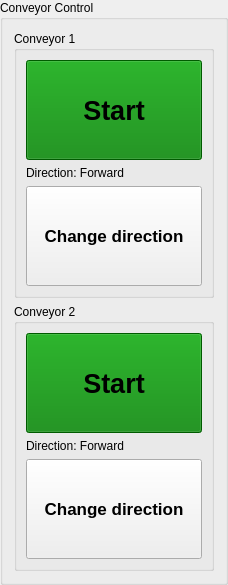
     <widget class="QGroupBox" name="groupBox">
      <property name="title">
       <string>Conveyor Control</string>
      </property>
      <layout class="QVBoxLayout" name="verticalLayout">
       <item>
        <widget class="QGroupBox" name="groupBox_3">
         <property name="minimumSize">
          <size>
           <width>200</width>
           <height>0</height>
          </size>
         </property>
         <property name="title">
          <string>Conveyor 1</string>
         </property>
         <layout class="QVBoxLayout" name="verticalLayout_3">
          <item>
           <widget class="QPushButton" name="btn_con1_start">
            <property name="minimumSize">
             <size>
              <width>100</width>
              <height>100</height>
             </size>
            </property>
            <property name="palette">
             <palette>
              <active>
               <colorrole role="WindowText">
                <brush brushstyle="SolidPattern">
                 <color alpha="255">
                  <red>0</red>
                  <green>0</green>
                  <blue>0</blue>
                 </color>
                </brush>
               </colorrole>
               <colorrole role="Button">
                <brush brushstyle="SolidPattern">
                 <color alpha="255">
                  <red>0</red>
                  <green>128</green>
                  <blue>0</blue>
                 </color>
                </brush>
               </colorrole>
               <colorrole role="Light">
                <brush brushstyle="SolidPattern">
                 <color alpha="255">
                  <red>112</red>
                  <green>255</green>
                  <blue>106</blue>
                 </color>
                </brush>
               </colorrole>
               <colorrole role="Midlight">
                <brush brushstyle="SolidPattern">
                 <color alpha="255">
                  <red>72</red>
                  <green>239</green>
                  <blue>64</blue>
                 </color>
                </brush>
               </colorrole>
               <colorrole role="Dark">
                <brush brushstyle="SolidPattern">
                 <color alpha="255">
                  <red>16</red>
                  <green>111</green>
                  <blue>11</blue>
                 </color>
                </brush>
               </colorrole>
               <colorrole role="Mid">
                <brush brushstyle="SolidPattern">
                 <color alpha="255">
                  <red>21</red>
                  <green>149</green>
                  <blue>15</blue>
                 </color>
                </brush>
               </colorrole>
               <colorrole role="Text">
                <brush brushstyle="SolidPattern">
                 <color alpha="255">
                  <red>0</red>
                  <green>0</green>
                  <blue>0</blue>
                 </color>
                </brush>
               </colorrole>
               <colorrole role="BrightText">
                <brush brushstyle="SolidPattern">
                 <color alpha="255">
                  <red>255</red>
                  <green>255</green>
                  <blue>255</blue>
                 </color>
                </brush>
               </colorrole>
               <colorrole role="ButtonText">
                <brush brushstyle="SolidPattern">
                 <color alpha="255">
                  <red>0</red>
                  <green>0</green>
                  <blue>0</blue>
                 </color>
                </brush>
               </colorrole>
               <colorrole role="Base">
                <brush brushstyle="SolidPattern">
                 <color alpha="255">
                  <red>0</red>
                  <green>128</green>
                  <blue>0</blue>
                 </color>
                </brush>
               </colorrole>
               <colorrole role="Window">
                <brush brushstyle="SolidPattern">
                 <color alpha="255">
                  <red>0</red>
                  <green>128</green>
                  <blue>0</blue>
                 </color>
                </brush>
               </colorrole>
               <colorrole role="Shadow">
                <brush brushstyle="SolidPattern">
                 <color alpha="255">
                  <red>0</red>
                  <green>0</green>
                  <blue>0</blue>
                 </color>
                </brush>
               </colorrole>
               <colorrole role="Highlight">
                <brush brushstyle="SolidPattern">
                 <color alpha="255">
                  <red>240</red>
                  <green>227</green>
                  <blue>70</blue>
                 </color>
                </brush>
               </colorrole>
               <colorrole role="AlternateBase">
                <brush brushstyle="SolidPattern">
                 <color alpha="255">
                  <red>143</red>
                  <green>239</green>
                  <blue>139</blue>
                 </color>
                </brush>
               </colorrole>
               <colorrole role="ToolTipBase">
                <brush brushstyle="SolidPattern">
                 <color alpha="255">
                  <red>255</red>
                  <green>255</green>
                  <blue>220</blue>
                 </color>
                </brush>
               </colorrole>
               <colorrole role="ToolTipText">
                <brush brushstyle="SolidPattern">
                 <color alpha="255">
                  <red>0</red>
                  <green>0</green>
                  <blue>0</blue>
                 </color>
                </brush>
               </colorrole>
              </active>
              <inactive>
               <colorrole role="WindowText">
                <brush brushstyle="SolidPattern">
                 <color alpha="255">
                  <red>0</red>
                  <green>0</green>
                  <blue>0</blue>
                 </color>
                </brush>
               </colorrole>
               <colorrole role="Button">
                <brush brushstyle="SolidPattern">
                 <color alpha="255">
                  <red>0</red>
                  <green>128</green>
                  <blue>0</blue>
                 </color>
                </brush>
               </colorrole>
               <colorrole role="Light">
                <brush brushstyle="SolidPattern">
                 <color alpha="255">
                  <red>112</red>
                  <green>255</green>
                  <blue>106</blue>
                 </color>
                </brush>
               </colorrole>
               <colorrole role="Midlight">
                <brush brushstyle="SolidPattern">
                 <color alpha="255">
                  <red>72</red>
                  <green>239</green>
                  <blue>64</blue>
                 </color>
                </brush>
               </colorrole>
               <colorrole role="Dark">
                <brush brushstyle="SolidPattern">
                 <color alpha="255">
                  <red>16</red>
                  <green>111</green>
                  <blue>11</blue>
                 </color>
                </brush>
               </colorrole>
               <colorrole role="Mid">
                <brush brushstyle="SolidPattern">
                 <color alpha="255">
                  <red>21</red>
                  <green>149</green>
                  <blue>15</blue>
                 </color>
                </brush>
               </colorrole>
               <colorrole role="Text">
                <brush brushstyle="SolidPattern">
                 <color alpha="255">
                  <red>0</red>
                  <green>0</green>
                  <blue>0</blue>
                 </color>
                </brush>
               </colorrole>
               <colorrole role="BrightText">
                <brush brushstyle="SolidPattern">
                 <color alpha="255">
                  <red>255</red>
                  <green>255</green>
                  <blue>255</blue>
                 </color>
                </brush>
               </colorrole>
               <colorrole role="ButtonText">
                <brush brushstyle="SolidPattern">
                 <color alpha="255">
                  <red>0</red>
                  <green>0</green>
                  <blue>0</blue>
                 </color>
                </brush>
               </colorrole>
               <colorrole role="Base">
                <brush brushstyle="SolidPattern">
                 <color alpha="255">
                  <red>0</red>
                  <green>128</green>
                  <blue>0</blue>
                 </color>
                </brush>
               </colorrole>
               <colorrole role="Window">
                <brush brushstyle="SolidPattern">
                 <color alpha="255">
                  <red>0</red>
                  <green>128</green>
                  <blue>0</blue>
                 </color>
                </brush>
               </colorrole>
               <colorrole role="Shadow">
                <brush brushstyle="SolidPattern">
                 <color alpha="255">
                  <red>0</red>
                  <green>0</green>
                  <blue>0</blue>
                 </color>
                </brush>
               </colorrole>
               <colorrole role="Highlight">
                <brush brushstyle="SolidPattern">
                 <color alpha="255">
                  <red>240</red>
                  <green>227</green>
                  <blue>70</blue>
                 </color>
                </brush>
               </colorrole>
               <colorrole role="AlternateBase">
                <brush brushstyle="SolidPattern">
                 <color alpha="255">
                  <red>143</red>
                  <green>239</green>
                  <blue>139</blue>
                 </color>
                </brush>
               </colorrole>
               <colorrole role="ToolTipBase">
                <brush brushstyle="SolidPattern">
                 <color alpha="255">
                  <red>255</red>
                  <green>255</green>
                  <blue>220</blue>
                 </color>
                </brush>
               </colorrole>
               <colorrole role="ToolTipText">
                <brush brushstyle="SolidPattern">
                 <color alpha="255">
                  <red>0</red>
                  <green>0</green>
                  <blue>0</blue>
                 </color>
                </brush>
               </colorrole>
              </inactive>
              <disabled>
               <colorrole role="WindowText">
                <brush brushstyle="SolidPattern">
                 <color alpha="255">
                  <red>16</red>
                  <green>111</green>
                  <blue>11</blue>
                 </color>
                </brush>
               </colorrole>
               <colorrole role="Button">
                <brush brushstyle="SolidPattern">
                 <color alpha="255">
                  <red>0</red>
                  <green>128</green>
                  <blue>0</blue>
                 </color>
                </brush>
               </colorrole>
               <colorrole role="Light">
                <brush brushstyle="SolidPattern">
                 <color alpha="255">
                  <red>112</red>
                  <green>255</green>
                  <blue>106</blue>
                 </color>
                </brush>
               </colorrole>
               <colorrole role="Midlight">
                <brush brushstyle="SolidPattern">
                 <color alpha="255">
                  <red>72</red>
                  <green>239</green>
                  <blue>64</blue>
                 </color>
                </brush>
               </colorrole>
               <colorrole role="Dark">
                <brush brushstyle="SolidPattern">
                 <color alpha="255">
                  <red>16</red>
                  <green>111</green>
                  <blue>11</blue>
                 </color>
                </brush>
               </colorrole>
               <colorrole role="Mid">
                <brush brushstyle="SolidPattern">
                 <color alpha="255">
                  <red>21</red>
                  <green>149</green>
                  <blue>15</blue>
                 </color>
                </brush>
               </colorrole>
               <colorrole role="Text">
                <brush brushstyle="SolidPattern">
                 <color alpha="255">
                  <red>16</red>
                  <green>111</green>
                  <blue>11</blue>
                 </color>
                </brush>
               </colorrole>
               <colorrole role="BrightText">
                <brush brushstyle="SolidPattern">
                 <color alpha="255">
                  <red>255</red>
                  <green>255</green>
                  <blue>255</blue>
                 </color>
                </brush>
               </colorrole>
               <colorrole role="ButtonText">
                <brush brushstyle="SolidPattern">
                 <color alpha="255">
                  <red>16</red>
                  <green>111</green>
                  <blue>11</blue>
                 </color>
                </brush>
               </colorrole>
               <colorrole role="Base">
                <brush brushstyle="SolidPattern">
                 <color alpha="255">
                  <red>0</red>
                  <green>128</green>
                  <blue>0</blue>
                 </color>
                </brush>
               </colorrole>
               <colorrole role="Window">
                <brush brushstyle="SolidPattern">
                 <color alpha="255">
                  <red>0</red>
                  <green>128</green>
                  <blue>0</blue>
                 </color>
                </brush>
               </colorrole>
               <colorrole role="Shadow">
                <brush brushstyle="SolidPattern">
                 <color alpha="255">
                  <red>0</red>
                  <green>0</green>
                  <blue>0</blue>
                 </color>
                </brush>
               </colorrole>
               <colorrole role="Highlight">
                <brush brushstyle="SolidPattern">
                 <color alpha="255">
                  <red>240</red>
                  <green>240</green>
                  <blue>240</blue>
                 </color>
                </brush>
               </colorrole>
               <colorrole role="AlternateBase">
                <brush brushstyle="SolidPattern">
                 <color alpha="255">
                  <red>32</red>
                  <green>223</green>
                  <blue>23</blue>
                 </color>
                </brush>
               </colorrole>
               <colorrole role="ToolTipBase">
                <brush brushstyle="SolidPattern">
                 <color alpha="255">
                  <red>255</red>
                  <green>255</green>
                  <blue>220</blue>
                 </color>
                </brush>
               </colorrole>
               <colorrole role="ToolTipText">
                <brush brushstyle="SolidPattern">
                 <color alpha="255">
                  <red>0</red>
                  <green>0</green>
                  <blue>0</blue>
                 </color>
                </brush>
               </colorrole>
              </disabled>
             </palette>
            </property>
            <property name="font">
             <font>
              <pointsize>20</pointsize>
              <weight>75</weight>
              <bold>true</bold>
             </font>
            </property>
            <property name="styleSheet">
             <string notr="true">background-color: green;</string>
            </property>
            <property name="text">
             <string>Start</string>
            </property>
            <property name="checkable">
             <bool>false</bool>
            </property>
            <property name="checked">
             <bool>false</bool>
            </property>
           </widget>
          </item>
          <item>
           <widget class="QLabel" name="lbl_con1_dir">
            <property name="maximumSize">
             <size>
              <width>16777215</width>
              <height>30</height>
             </size>
            </property>
            <property name="text">
             <string>Direction: Forward</string>
            </property>
           </widget>
          </item>
          <item>
           <widget class="QPushButton" name="btn_con1_change">
            <property name="minimumSize">
             <size>
              <width>100</width>
              <height>100</height>
             </size>
            </property>
            <property name="font">
             <font>
              <pointsize>13</pointsize>
              <weight>75</weight>
              <bold>true</bold>
             </font>
            </property>
            <property name="text">
             <string>Change direction</string>
            </property>
           </widget>
          </item>
         </layout>
        </widget>
       </item>
       <item>
        <widget class="QGroupBox" name="groupBox_4">
         <property name="minimumSize">
          <size>
           <width>200</width>
           <height>0</height>
          </size>
         </property>
         <property name="title">
          <string>Conveyor 2</string>
         </property>
         <layout class="QVBoxLayout" name="verticalLayout_4">
          <item>
           <widget class="QPushButton" name="btn_con2_start">
            <property name="minimumSize">
             <size>
              <width>100</width>
              <height>100</height>
             </size>
            </property>
            <property name="palette">
             <palette>
              <active>
               <colorrole role="WindowText">
                <brush brushstyle="SolidPattern">
                 <color alpha="255">
                  <red>0</red>
                  <green>0</green>
                  <blue>0</blue>
                 </color>
                </brush>
               </colorrole>
               <colorrole role="Button">
                <brush brushstyle="SolidPattern">
                 <color alpha="255">
                  <red>0</red>
                  <green>128</green>
                  <blue>0</blue>
                 </color>
                </brush>
               </colorrole>
               <colorrole role="Light">
                <brush brushstyle="SolidPattern">
                 <color alpha="255">
                  <red>112</red>
                  <green>255</green>
                  <blue>106</blue>
                 </color>
                </brush>
               </colorrole>
               <colorrole role="Midlight">
                <brush brushstyle="SolidPattern">
                 <color alpha="255">
                  <red>72</red>
                  <green>239</green>
                  <blue>64</blue>
                 </color>
                </brush>
               </colorrole>
               <colorrole role="Dark">
                <brush brushstyle="SolidPattern">
                 <color alpha="255">
                  <red>16</red>
                  <green>111</green>
                  <blue>11</blue>
                 </color>
                </brush>
               </colorrole>
               <colorrole role="Mid">
                <brush brushstyle="SolidPattern">
                 <color alpha="255">
                  <red>21</red>
                  <green>149</green>
                  <blue>15</blue>
                 </color>
                </brush>
               </colorrole>
               <colorrole role="Text">
                <brush brushstyle="SolidPattern">
                 <color alpha="255">
                  <red>0</red>
                  <green>0</green>
                  <blue>0</blue>
                 </color>
                </brush>
               </colorrole>
               <colorrole role="BrightText">
                <brush brushstyle="SolidPattern">
                 <color alpha="255">
                  <red>255</red>
                  <green>255</green>
                  <blue>255</blue>
                 </color>
                </brush>
               </colorrole>
               <colorrole role="ButtonText">
                <brush brushstyle="SolidPattern">
                 <color alpha="255">
                  <red>0</red>
                  <green>0</green>
                  <blue>0</blue>
                 </color>
                </brush>
               </colorrole>
               <colorrole role="Base">
                <brush brushstyle="SolidPattern">
                 <color alpha="255">
                  <red>0</red>
                  <green>128</green>
                  <blue>0</blue>
                 </color>
                </brush>
               </colorrole>
               <colorrole role="Window">
                <brush brushstyle="SolidPattern">
                 <color alpha="255">
                  <red>0</red>
                  <green>128</green>
                  <blue>0</blue>
                 </color>
                </brush>
               </colorrole>
               <colorrole role="Shadow">
                <brush brushstyle="SolidPattern">
                 <color alpha="255">
                  <red>0</red>
                  <green>0</green>
                  <blue>0</blue>
                 </color>
                </brush>
               </colorrole>
               <colorrole role="Highlight">
                <brush brushstyle="SolidPattern">
                 <color alpha="255">
                  <red>240</red>
                  <green>227</green>
                  <blue>70</blue>
                 </color>
                </brush>
               </colorrole>
               <colorrole role="AlternateBase">
                <brush brushstyle="SolidPattern">
                 <color alpha="255">
                  <red>143</red>
                  <green>239</green>
                  <blue>139</blue>
                 </color>
                </brush>
               </colorrole>
               <colorrole role="ToolTipBase">
                <brush brushstyle="SolidPattern">
                 <color alpha="255">
                  <red>255</red>
                  <green>255</green>
                  <blue>220</blue>
                 </color>
                </brush>
               </colorrole>
               <colorrole role="ToolTipText">
                <brush brushstyle="SolidPattern">
                 <color alpha="255">
                  <red>0</red>
                  <green>0</green>
                  <blue>0</blue>
                 </color>
                </brush>
               </colorrole>
              </active>
              <inactive>
               <colorrole role="WindowText">
                <brush brushstyle="SolidPattern">
                 <color alpha="255">
                  <red>0</red>
                  <green>0</green>
                  <blue>0</blue>
                 </color>
                </brush>
               </colorrole>
               <colorrole role="Button">
                <brush brushstyle="SolidPattern">
                 <color alpha="255">
                  <red>0</red>
                  <green>128</green>
                  <blue>0</blue>
                 </color>
                </brush>
               </colorrole>
               <colorrole role="Light">
                <brush brushstyle="SolidPattern">
                 <color alpha="255">
                  <red>112</red>
                  <green>255</green>
                  <blue>106</blue>
                 </color>
                </brush>
               </colorrole>
               <colorrole role="Midlight">
                <brush brushstyle="SolidPattern">
                 <color alpha="255">
                  <red>72</red>
                  <green>239</green>
                  <blue>64</blue>
                 </color>
                </brush>
               </colorrole>
               <colorrole role="Dark">
                <brush brushstyle="SolidPattern">
                 <color alpha="255">
                  <red>16</red>
                  <green>111</green>
                  <blue>11</blue>
                 </color>
                </brush>
               </colorrole>
               <colorrole role="Mid">
                <brush brushstyle="SolidPattern">
                 <color alpha="255">
                  <red>21</red>
                  <green>149</green>
                  <blue>15</blue>
                 </color>
                </brush>
               </colorrole>
               <colorrole role="Text">
                <brush brushstyle="SolidPattern">
                 <color alpha="255">
                  <red>0</red>
                  <green>0</green>
                  <blue>0</blue>
                 </color>
                </brush>
               </colorrole>
               <colorrole role="BrightText">
                <brush brushstyle="SolidPattern">
                 <color alpha="255">
                  <red>255</red>
                  <green>255</green>
                  <blue>255</blue>
                 </color>
                </brush>
               </colorrole>
               <colorrole role="ButtonText">
                <brush brushstyle="SolidPattern">
                 <color alpha="255">
                  <red>0</red>
                  <green>0</green>
                  <blue>0</blue>
                 </color>
                </brush>
               </colorrole>
               <colorrole role="Base">
                <brush brushstyle="SolidPattern">
                 <color alpha="255">
                  <red>0</red>
                  <green>128</green>
                  <blue>0</blue>
                 </color>
                </brush>
               </colorrole>
               <colorrole role="Window">
                <brush brushstyle="SolidPattern">
                 <color alpha="255">
                  <red>0</red>
                  <green>128</green>
                  <blue>0</blue>
                 </color>
                </brush>
               </colorrole>
               <colorrole role="Shadow">
                <brush brushstyle="SolidPattern">
                 <color alpha="255">
                  <red>0</red>
                  <green>0</green>
                  <blue>0</blue>
                 </color>
                </brush>
               </colorrole>
               <colorrole role="Highlight">
                <brush brushstyle="SolidPattern">
                 <color alpha="255">
                  <red>240</red>
                  <green>227</green>
                  <blue>70</blue>
                 </color>
                </brush>
               </colorrole>
               <colorrole role="AlternateBase">
                <brush brushstyle="SolidPattern">
                 <color alpha="255">
                  <red>143</red>
                  <green>239</green>
                  <blue>139</blue>
                 </color>
                </brush>
               </colorrole>
               <colorrole role="ToolTipBase">
                <brush brushstyle="SolidPattern">
                 <color alpha="255">
                  <red>255</red>
                  <green>255</green>
                  <blue>220</blue>
                 </color>
                </brush>
               </colorrole>
               <colorrole role="ToolTipText">
                <brush brushstyle="SolidPattern">
                 <color alpha="255">
                  <red>0</red>
                  <green>0</green>
                  <blue>0</blue>
                 </color>
                </brush>
               </colorrole>
              </inactive>
              <disabled>
               <colorrole role="WindowText">
                <brush brushstyle="SolidPattern">
                 <color alpha="255">
                  <red>16</red>
                  <green>111</green>
                  <blue>11</blue>
                 </color>
                </brush>
               </colorrole>
               <colorrole role="Button">
                <brush brushstyle="SolidPattern">
                 <color alpha="255">
                  <red>0</red>
                  <green>128</green>
                  <blue>0</blue>
                 </color>
                </brush>
               </colorrole>
               <colorrole role="Light">
                <brush brushstyle="SolidPattern">
                 <color alpha="255">
                  <red>112</red>
                  <green>255</green>
                  <blue>106</blue>
                 </color>
                </brush>
               </colorrole>
               <colorrole role="Midlight">
                <brush brushstyle="SolidPattern">
                 <color alpha="255">
                  <red>72</red>
                  <green>239</green>
                  <blue>64</blue>
                 </color>
                </brush>
               </colorrole>
               <colorrole role="Dark">
                <brush brushstyle="SolidPattern">
                 <color alpha="255">
                  <red>16</red>
                  <green>111</green>
                  <blue>11</blue>
                 </color>
                </brush>
               </colorrole>
               <colorrole role="Mid">
                <brush brushstyle="SolidPattern">
                 <color alpha="255">
                  <red>21</red>
                  <green>149</green>
                  <blue>15</blue>
                 </color>
                </brush>
               </colorrole>
               <colorrole role="Text">
                <brush brushstyle="SolidPattern">
                 <color alpha="255">
                  <red>16</red>
                  <green>111</green>
                  <blue>11</blue>
                 </color>
                </brush>
               </colorrole>
               <colorrole role="BrightText">
                <brush brushstyle="SolidPattern">
                 <color alpha="255">
                  <red>255</red>
                  <green>255</green>
                  <blue>255</blue>
                 </color>
                </brush>
               </colorrole>
               <colorrole role="ButtonText">
                <brush brushstyle="SolidPattern">
                 <color alpha="255">
                  <red>16</red>
                  <green>111</green>
                  <blue>11</blue>
                 </color>
                </brush>
               </colorrole>
               <colorrole role="Base">
                <brush brushstyle="SolidPattern">
                 <color alpha="255">
                  <red>0</red>
                  <green>128</green>
                  <blue>0</blue>
                 </color>
                </brush>
               </colorrole>
               <colorrole role="Window">
                <brush brushstyle="SolidPattern">
                 <color alpha="255">
                  <red>0</red>
                  <green>128</green>
                  <blue>0</blue>
                 </color>
                </brush>
               </colorrole>
               <colorrole role="Shadow">
                <brush brushstyle="SolidPattern">
                 <color alpha="255">
                  <red>0</red>
                  <green>0</green>
                  <blue>0</blue>
                 </color>
                </brush>
               </colorrole>
               <colorrole role="Highlight">
                <brush brushstyle="SolidPattern">
                 <color alpha="255">
                  <red>240</red>
                  <green>240</green>
                  <blue>240</blue>
                 </color>
                </brush>
               </colorrole>
               <colorrole role="AlternateBase">
                <brush brushstyle="SolidPattern">
                 <color alpha="255">
                  <red>32</red>
                  <green>223</green>
                  <blue>23</blue>
                 </color>
                </brush>
               </colorrole>
               <colorrole role="ToolTipBase">
                <brush brushstyle="SolidPattern">
                 <color alpha="255">
                  <red>255</red>
                  <green>255</green>
                  <blue>220</blue>
                 </color>
                </brush>
               </colorrole>
               <colorrole role="ToolTipText">
                <brush brushstyle="SolidPattern">
                 <color alpha="255">
                  <red>0</red>
                  <green>0</green>
                  <blue>0</blue>
                 </color>
                </brush>
               </colorrole>
              </disabled>
             </palette>
            </property>
            <property name="font">
             <font>
              <pointsize>20</pointsize>
              <weight>75</weight>
              <bold>true</bold>
             </font>
            </property>
            <property name="styleSheet">
             <string notr="true">background-color: green;</string>
            </property>
            <property name="text">
             <string>Start</string>
            </property>
           </widget>
          </item>
          <item>
           <widget class="QLabel" name="lbl_con2_dir">
            <property name="maximumSize">
             <size>
              <width>16777215</width>
              <height>30</height>
             </size>
            </property>
            <property name="text">
             <string>Direction: Forward</string>
            </property>
           </widget>
          </item>
          <item>
           <widget class="QPushButton" name="btn_con2_change">
            <property name="minimumSize">
             <size>
              <width>100</width>
              <height>100</height>
             </size>
            </property>
            <property name="font">
             <font>
              <pointsize>13</pointsize>
              <weight>75</weight>
              <bold>true</bold>
             </font>
            </property>
            <property name="text">
             <string>Change direction</string>
            </property>
           </widget>
          </item>
         </layout>
        </widget>
       </item>
      </layout>
     </widget>
